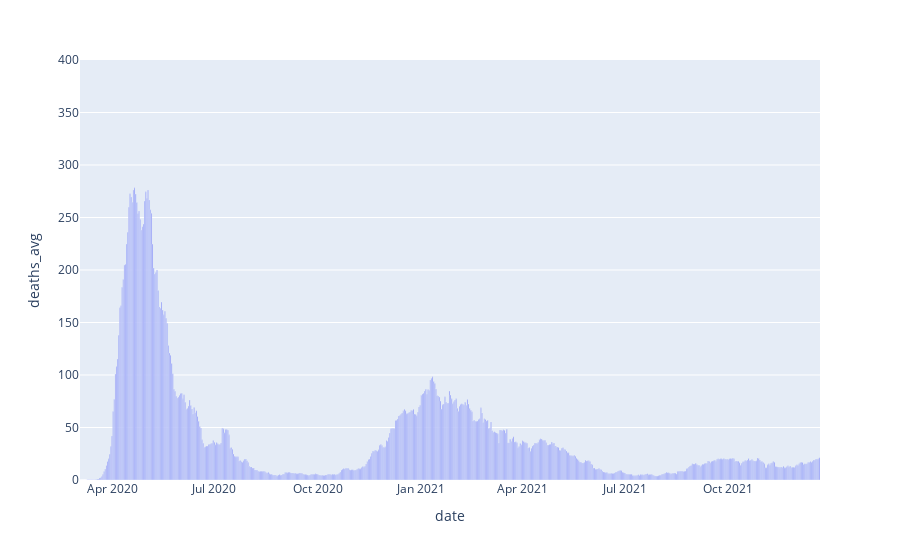

Source (notebook cell):
### Code cell
px.bar(df_nj,x='date',y='deaths_avg',range_y=(0,400))

### Figure 1 — Plotly figure (JSON) as saved in the notebook; plotly's stock layout.template omitted (floating-point values rounded to 4 significant figures; data arrays with more than 128 entries replaced by an {"elided": "..."} marker saying what was removed)
{"data": [{"alignmentgroup": "True", "hovertemplate": "date=%{x}<br>deaths_avg=%{y}<extra></extra>", "legendgroup": "", "marker": {"color": "#636efa"}, "name": "", "offsetgroup": "", "orientation": "v", "showlegend": false, "textposition": "auto", "type": "bar", "x": {"elided": "658 str values"}, "xaxis": "x", "y": {"elided": "658 float values"}, "yaxis": "y"}], "layout": {"autosize": true, "barmode": "relative", "legend": {"tracegroupgap": 0}, "margin": {"t": 60}, "xaxis": {"anchor": "y", "autorange": true, "domain": [0, 1], "range": ["2020-03-03 12:00", "2021-12-21 12:00"], "title": {"text": "date"}, "type": "date"}, "yaxis": {"anchor": "x", "domain": [0, 1], "range": [0, 400], "title": {"text": "deaths_avg"}, "type": "linear"}}}
